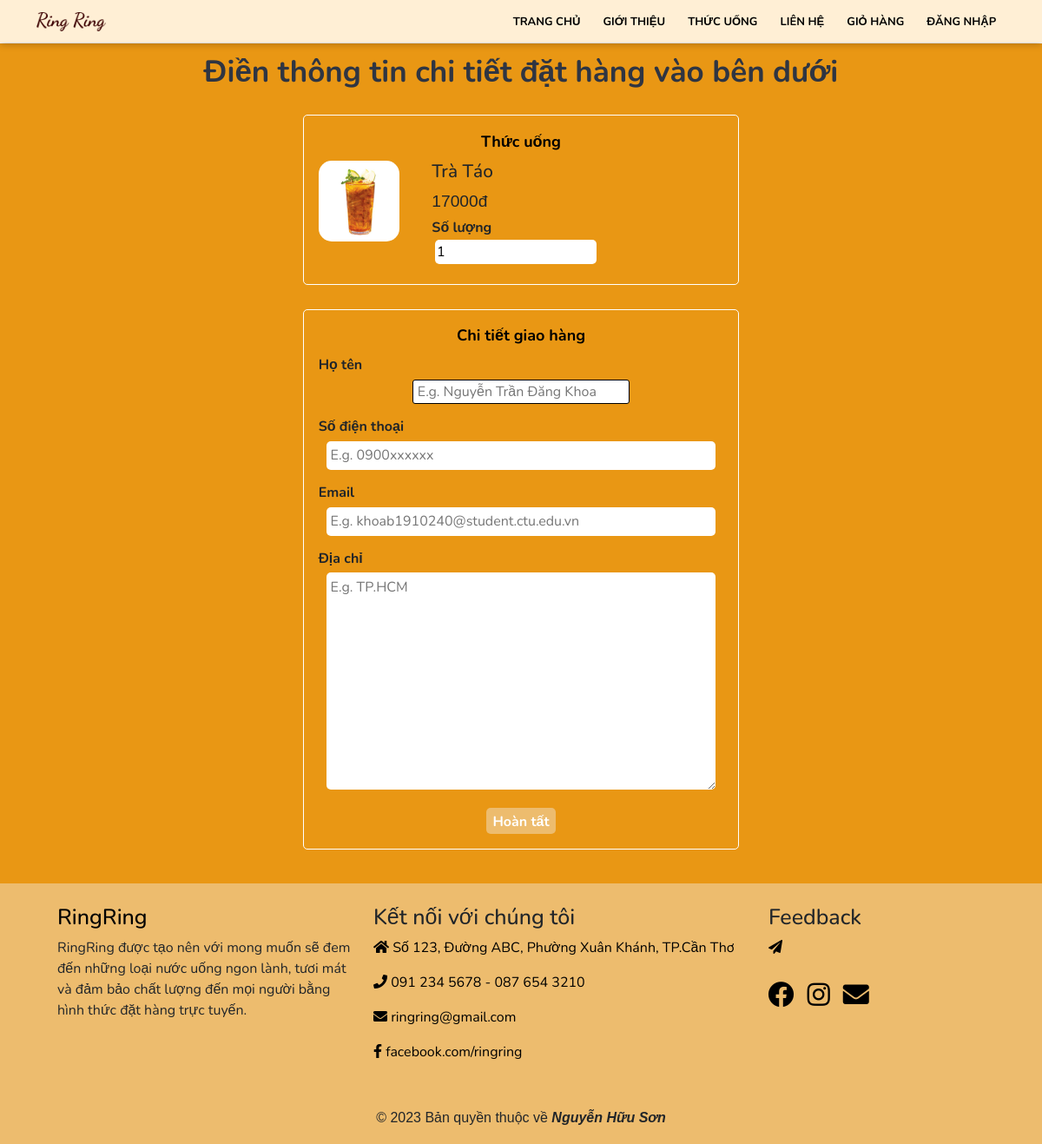
The app's page /order.php?id=14 with its own data.
### tables this page shows
CREATE TABLE `thucuong` (
  `id` int(10) UNSIGNED NOT NULL,
  `tieude` varchar(100) NOT NULL,
  `mota` varchar(100) NOT NULL,
  `gia` float NOT NULL,
  `hinhanh` varchar(100) DEFAULT NULL,
  `noibat` varchar(10) NOT NULL,
  `active` varchar(10) NOT NULL
);

### order.php (the view, shortened to what this page needs)
<?php include('header.php') ;
    if(isset($_GET['id'])){
        $id =$_GET['id'];
        $sql ="SELECT * FROM thucuong where id=$id";
        $res = mysqli_query($conn,$sql);
        $count=mysqli_num_rows($res);
        if($count==1){
            $rows = mysqli_fetch_assoc($res);
            $tieude = $rows['tieude'];
            $gia = $rows['gia'];
            $hinhanh = $rows['hinhanh'];
        }
    }
?>
    <main>
        <section class="drink-search text-center" style=" background-color: #e99714;">
            <div class="container">
                <h2 class="text-center">Điền thông tin chi tiết đặt hàng vào bên dưới</h2>
                <form class="order" method="POST">
                    <fieldset>
                        <legend>Thức uống</legend>
                        <div class="drink-menu-img">
                            <img src="images/drink/<?php echo $hinhanh;?>"
                                class="img-responsive img-curve">
                        </div>
                        <div class="drink-menu-desc">
                            <h3 class="text-left"><?php echo $tieude; ?></h3>
                            <p class="drink-price text-left"><?php echo $gia; ?>đ</p>
                            <div class="order-label text-left">Số lượng</div>
                            <input type="number" name="soluong" class="input-responsive" value="1" required min=1>
                        </div>
                    </fieldset>
                    <fieldset>
                        <legend>Chi tiết giao hàng</legend>
                        <div class="order-label  text-left">Họ tên</div>
                        <input type="text" name="tenkhachhang" placeholder="E.g. Nguyễn Trần Đăng Khoa"
                            class="input-responsive" required>
                        <div class="order-label  text-left">Số điện thoại</div>
                        <input type="number" name="sdtkhachhang" placeholder="E.g. 0900xxxxxx" class="input-responsive" required min=1 >
                        <div class="order-label text-left">Email</div>
                        <input type="email" name="emailkhachhang" placeholder="E.g. khoab1910240@student.ctu.edu.vn"
                            class="input-responsive" required>
                        <div class="order-label text-left">Địa chỉ</div>
                        <textarea name="diachikhachhang" rows="10" placeholder="E.g. TP.HCM"
                            class="input-responsive" required></textarea>
                        <input type="submit" name="dathang" value="Hoàn tất" class="btn btn-primary" style="font-weight: bold;">
                    </fieldset>
                </form>
            </div>
        </section>
    </main>
    <?php include('footer.php') ?>

### css/style.css (style rules this page uses)
* { margin: 0 0; padding: 0 0; font-family: Arial, Helvetica, sans-serif; }
.container { padding: 1%; }
section h2 { font-size: 35px; font-weight: 700; font-family: 'Nunito', sans-serif; }
main { margin-top: 50px; }
.img-responsive { width: 100%; }
.img-curve { border-radius: 15px; }
.text-left { text-align: left; }
.text-center { text-align: center; }
.btn { padding: 1%; font-size: 1rem; border: none; border-radius: 5px; }
.btn-primary { background-color: #ff4d4d; color: white; cursor: pointer; }
h2 { color: #2f3542; font-size: 1.9rem; margin-bottom: 2%; }
h3 { font-size: 1.3rem; }
fieldset { border: 1px solid white; margin: 5%; padding: 3%; border-radius: 5px; }
legend { color: black; font-size: large; font-weight: bold; }
.drink-search input[type='text'] { width: 250px; height: 28px; border: 1px solid #000; border-radius: 3px; font-family: 'Nunito', sans-serif; }
.drink-search input[type='submit'] { height: 30px; width: 80px; background-color: #edbc6e; border: 0px solid #edbc6e; border-radius: 5px; font-family: 'Nunito', sans-serif; }
.drink-menu-img { width: 20%; float: left; }
.drink-menu-desc { float: left; margin-left: 8%; }
.drink-price { font-size: 1.2rem; margin: 2% 0; }
.order { width: 50%; margin: 0 auto; }
.order legend, .order h3, .order-label, .order input, .order textarea { font-family: 'Nunito', sans-serif; }
.input-responsive { width: 96%; padding: 1%; margin-bottom: 3%; border: none; border-radius: 5px; font-size: 1rem; }
.order-label { margin-bottom: 1%; font-weight: bold; }

### records on screen
thucuong: hinhanh (picture), tieude "Trà Táo", gia "17000"
